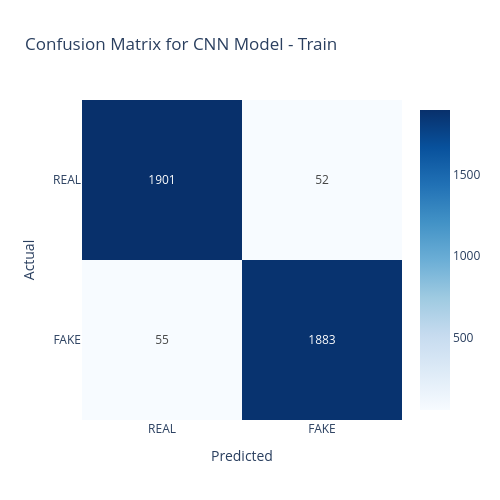
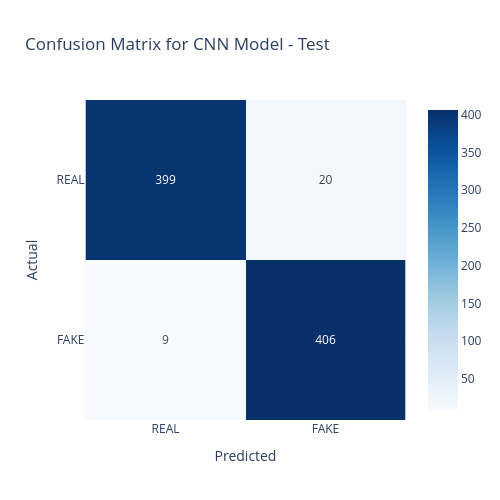

Write notebook code for charts like these, in order.
### Markdown cell above
### CNN Model:

### Code cell
# Train Confusion Matrix
cm_cnn_train = confusion_matrix(
                              cnn_train_results["labels"],
                              cnn_train_results["preds"]
                            )

cnn_train_fig = px.imshow(
                        cm_cnn_train,
                        text_auto=True,
                        x=['REAL', 'FAKE'],
                        y=['REAL', 'FAKE'],
                        color_continuous_scale='blues',
                        title='Confusion Matrix for CNN Model - Train'
              )

cnn_train_fig.update_layout(
                            height = 500, width = 500,
                            xaxis_title='Predicted',
                            yaxis_title='Actual'
                  )
cnn_train_fig.show()


# Test Confusion Matrix
cm_cnn_test = confusion_matrix(
                                cnn_test_results["labels"],
                                cnn_test_results["preds"]
                          )

cnn_test_fig = px.imshow(
                        cm_cnn_test,
                        text_auto=True,
                        x=['REAL', 'FAKE'],
                        y=['REAL', 'FAKE'],
                        color_continuous_scale='Blues',
                        title='Confusion Matrix for CNN Model - Test'
)

cnn_test_fig.update_layout( height = 500, width = 500,
                            xaxis_title='Predicted',
                            yaxis_title='Actual'
)

cnn_test_fig.show()

### Figure 1 — Plotly figure (JSON) as saved in the notebook; plotly's stock layout.template omitted (floating-point values rounded to 4 significant figures)
{"data": [{"coloraxis": "coloraxis", "hovertemplate": "x: %{x}<br>y: %{y}<br>color: %{z}<extra></extra>", "name": "0", "texttemplate": "%{z}", "type": "heatmap", "x": ["REAL", "FAKE"], "xaxis": "x", "y": ["REAL", "FAKE"], "yaxis": "y", "z": [[1901, 52], [55, 1883]]}], "layout": {"coloraxis": {"autocolorscale": false, "colorscale": [[0, "rgb(247,251,255)"], [0.125, "rgb(222,235,247)"], [0.25, "rgb(198,219,239)"], [0.375, "rgb(158,202,225)"], [0.5, "rgb(107,174,214)"], [0.625, "rgb(66,146,198)"], [0.75, "rgb(33,113,181)"], [0.875, "rgb(8,81,156)"], [1, "rgb(8,48,107)"]]}, "height": 500, "title": {"text": "Confusion Matrix for CNN Model - Train"}, "width": 500, "xaxis": {"anchor": "y", "constrain": "domain", "domain": [0, 1], "scaleanchor": "y", "title": {"text": "Predicted"}}, "yaxis": {"anchor": "x", "autorange": "reversed", "constrain": "domain", "domain": [0, 1], "title": {"text": "Actual"}}}}

### Figure 2 — Plotly figure (JSON) as saved in the notebook; plotly's stock layout.template omitted (floating-point values rounded to 4 significant figures)
{"data": [{"coloraxis": "coloraxis", "hovertemplate": "x: %{x}<br>y: %{y}<br>color: %{z}<extra></extra>", "name": "0", "texttemplate": "%{z}", "type": "heatmap", "x": ["REAL", "FAKE"], "xaxis": "x", "y": ["REAL", "FAKE"], "yaxis": "y", "z": [[399, 20], [9, 406]]}], "layout": {"coloraxis": {"autocolorscale": false, "colorscale": [[0, "rgb(247,251,255)"], [0.125, "rgb(222,235,247)"], [0.25, "rgb(198,219,239)"], [0.375, "rgb(158,202,225)"], [0.5, "rgb(107,174,214)"], [0.625, "rgb(66,146,198)"], [0.75, "rgb(33,113,181)"], [0.875, "rgb(8,81,156)"], [1, "rgb(8,48,107)"]]}, "height": 500, "title": {"text": "Confusion Matrix for CNN Model - Test"}, "width": 500, "xaxis": {"anchor": "y", "constrain": "domain", "domain": [0, 1], "scaleanchor": "y", "title": {"text": "Predicted"}}, "yaxis": {"anchor": "x", "autorange": "reversed", "constrain": "domain", "domain": [0, 1], "title": {"text": "Actual"}}}}
